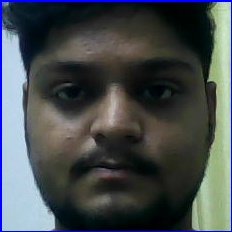
#> input picture Computer Vision/Face Detection and Recognition/#face_detection_main/data/user.1.1.jpg, 232 x 232 px
$ python lbphistogram.py
#> lines starting #> are read from the running program, lines starting #| are printed output that depends on the picture
import cv2
import numpy as np
import matplotlib.pyplot as plt

# Load the facial image (replace with your image path)
image = cv2.imread("data/user.1.1.jpg", cv2.IMREAD_GRAYSCALE)
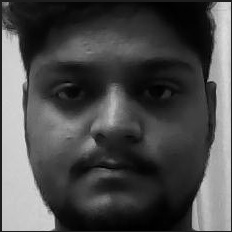
#> image: shape (232, 232); min 0, max 224, mean 75.4

# Create an LBP object
radius = 1
n_points = 8 * radius
lbp = cv2.face.LBPHFaceRecognizer_create(radius, n_points)

# Calculate the LBP histogram
histogram = cv2.calcHist([image], [0], None, [256], [0, 256])
#> histogram = 256 values, max 1416 at index 29, min 0 at index 223, mean 210.2

# Normalize the histogram
histogram /= histogram.sum()
#> histogram = 256 values, max 0.0263 at index 29, min 0 at index 223, mean 0.00391

# Display the LBP histogram
plt.figure()
plt.title("LBP Histogram")
plt.xlabel("LBP Code")
plt.ylabel("Frequency")
plt.plot(histogram)
plt.show()
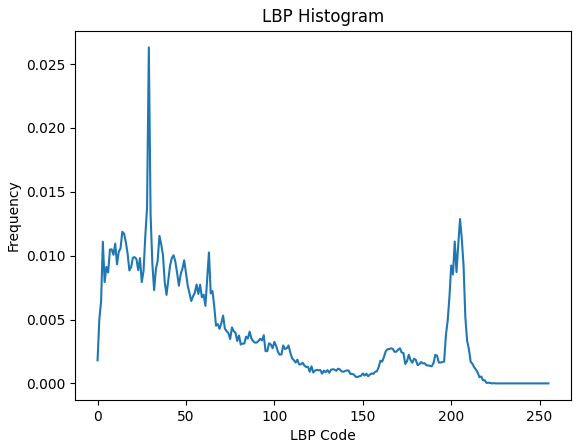
#> figure drawn by matplotlib, 1 panel; curve peaks at x = 29, y = 0.0263
